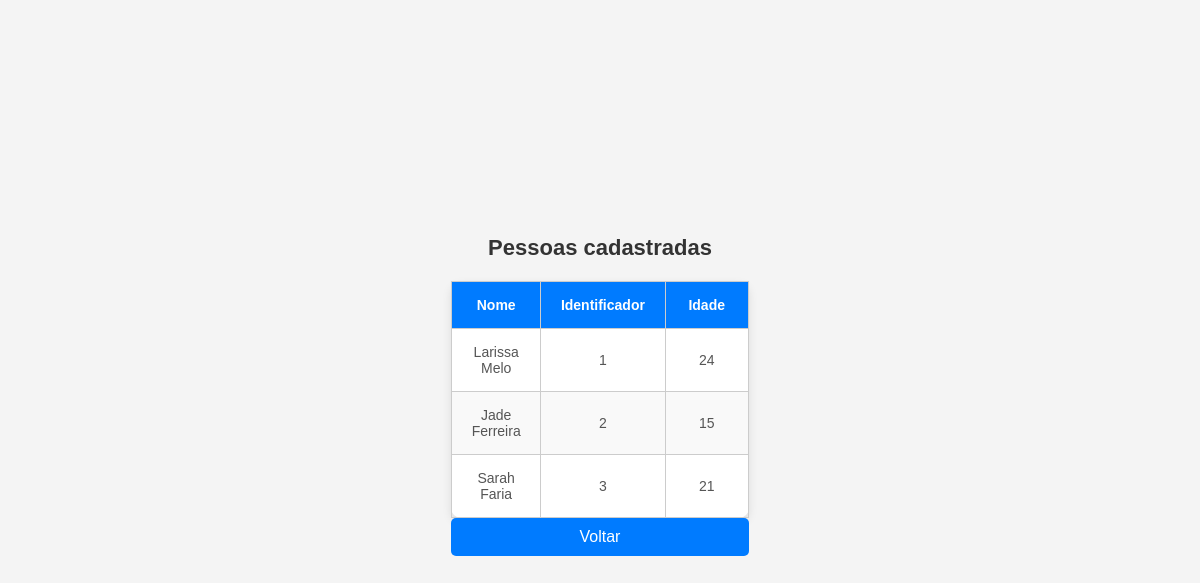
The app's page /pessoas/listarPessoas.php with its own data.
### tables this page shows
CREATE TABLE `pessoa` (
  `Identificador` int(11) NOT NULL,
  `Nome` varchar(255) NOT NULL,
  `Idade` int(11) DEFAULT NULL
);

### queriesBD.php (called while the page is built, shortened)
<?php
$conn = mysqli_connect('localhost', 'root', '', 'controledegastos');
$consultaPessoas = $conn->query("SELECT * FROM pessoa");
$pessoas = [];
if ($consultaPessoas->num_rows >0) {
    while ($linhaPessoas= $consultaPessoas->fetch_assoc()) {
        $pessoas[] = $linhaPessoas;
    }
}

### pessoas/listarPessoas.php (the view, shortened to what this page needs)
<!doctype html>
<html lang="pt-br">
<?php include 'C:\xampp\htdocs\controle-transacoes\queriesBD.php'; ?>
    <head>
        <link rel="stylesheet" type="text/css" href="style.css">
    </head>
    <body>
        <div class="ListarPessoas">
            <h1>Pessoas cadastradas</h1>
                <table>
                    <thead>
                        <tr>
                            <th>Nome</th>
                            <th>Identificador</th>
                            <th>Idade</th>
                        </tr>
                    </thead>
                    <tbody>
                        <?php
                            if (!empty($pessoas))  {
                                foreach ($pessoas as $pessoa) {
                                    echo "<tr>
                                        <td>{$pessoa['Nome']}</td>
                                        <td>{$pessoa['Identificador']}</td>
                                        <td>{$pessoa['Idade']}</td>
                                    </tr>";
                            }
                        }; ?>
                </tbody>
            </table>
            <button type="button" onclick="window.location.href='/controle-transacoes/home.php'">Voltar</button>
        </div>
        </body>
    </html>

### pessoas/style.css (style rules this page uses)
* { margin: 0; padding: 0; box-sizing: border-box; font-family: Arial, sans-serif; }
body { display: flex; justify-content: center; align-items: center; height: 100vh; background-color: #f4f4f4; }
h1 { font-size: 22px; margin-bottom: 20px; color: #333; }
button { width: 100%; padding: 10px; background-color: #007bff; color: white; font-size: 16px; border: none; border-radius: 5px; cursor: pointer; transition: 0.3s; margin-bottom: 10px; }
table { width: 100%; border-collapse: collapse; margin-top: 20px; background-color: #fff; border-radius: 10px; box-shadow: 0px 4px 10px rgba(0, 0, 0, 0.1); }
th, td { padding: 15px; text-align: center; font-size: 14px; color: #555; }
th { background-color: #007bff; color: white; }
tr:nth-child(even) { background-color: #f9f9f9; }
table td, table th { width: 25%; border: 1px solid #ccc; }
h1 { text-align: center; }

### records on screen
pessoa: Nome "Larissa Melo", Identificador "1", Idade "24"
pessoa: Nome "Jade Ferreira", Identificador "2", Idade "15"
pessoa: Nome "Sarah Faria", Identificador "3", Idade "21"
